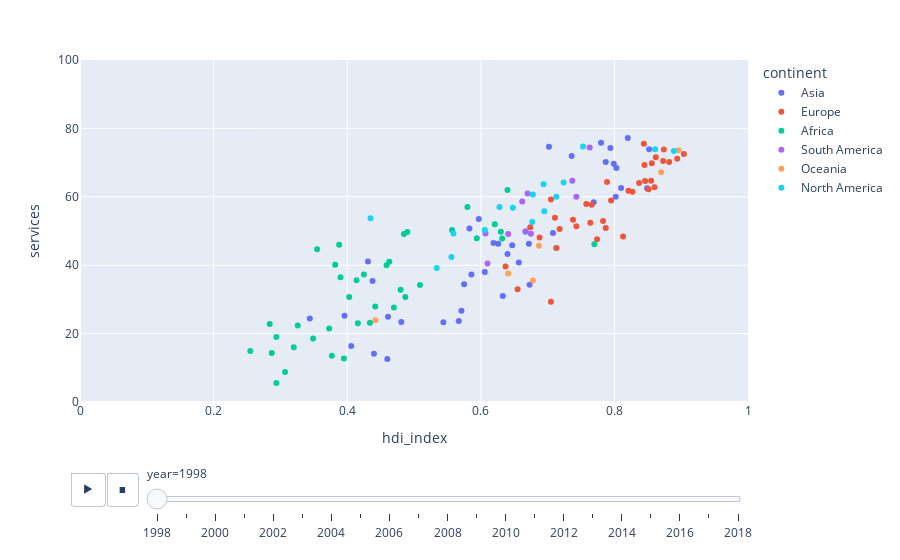

The notebook cell this image was saved under:
### Markdown cell above
## Analyse temporelles et spatiales

### Code cell
#!python -m pip install ipykernel
# Création d'un graphique qui montre l'évolution de l'IDH et du % de services en fonction de l'année
df_complet = pd.read_csv('gapminder_data_graphs.csv')
graphique = px.scatter(df_complet, x = "hdi_index",  y = "services", color = "continent", animation_frame="year", range_x=[0,1], range_y= [0, 100])
graphique.show()

### Figure 1 — Plotly figure (JSON) as saved in the notebook; plotly's stock layout.template omitted (floating-point values rounded to 4 significant figures)
{"data": [{"hovertemplate": "continent=Asia<br>year=1998<br>hdi_index=%{x}<br>services=%{y}<extra></extra>", "legendgroup": "Asia", "marker": {"color": "#636efa", "symbol": "circle"}, "mode": "markers", "name": "Asia", "orientation": "v", "showlegend": true, "type": "scatter", "x": [0.344, 0.657, 0.619, 0.787, 0.461, null, 0.794, 0.406, 0.571, 0.803, null, 0.82, 0.481, 0.586, 0.647, 0.583, 0.852, 0.849, 0.702, 0.672, 0.78, 0.606, 0.46, null, 0.708, 0.597, 0.575, 0.396, 0.44, null, 0.438, null, 0.626, 0.81, 0.736, 0.799, 0.802, 0.673, 0.544, 0.633, null, 0.64, null, 0.769, null, 0.567, 0.431], "xaxis": "x", "y": [24.4, 40.8, 46.5, 70.2, 24.9, 25.9, 74.3, 16.4, 26.7, 68.4, 41.3, 77.2, 23.4, 37.3, 45.8, 50.7, 73.9, 62.5, 74.6, 46.3, 75.8, 38, 12.6, 55.6, 49.4, 53.5, 34.4, 25.2, 14.1, 84, 35.4, 49.1, 46.3, 62.6, 71.9, 69.7, 60, 34.3, 23.3, 31, 33.2, 43.3, 29.9, 58.4, 37.4, 23.7, 41.1], "yaxis": "y"}, {"hovertemplate": "continent=Europe<br>year=1998<br>hdi_index=%{x}<br>services=%{y}<extra></extra>", "legendgroup": "Europe", "marker": {"color": "#EF553B", "symbol": "circle"}, "mode": "markers", "name": "Europe", "orientation": "v", "showlegend": true, "type": "scatter", "x": [0.655, 0.837, 0.674, 0.873, null, 0.718, 0.738, 0.783, 0.856, 0.766, 0.846, 0.845, 0.86, 0.795, 0.758, 0.855, 0.851, 0.827, 0.711, 0.743, 0.844, 0.789, 0.637, null, 0.874, null, 0.904, 0.774, 0.787, 0.705, 0.705, 0.713, 0.764, 0.813, 0.821, 0.894, 0.882, 0.688, 0.862], "xaxis": "x", "y": [33, 64, 51.1, 70.5, 43.1, 50.6, 53.3, 52.9, 69.8, 57.7, 64.6, 69.3, 62.8, 58.9, 57.9, 64.7, 62.2, 61.5, 53.9, 51.4, 75.5, 64.3, 39.6, 64.1, 73.8, 39.4, 72.5, 47.6, 50.9, 29.3, 59.2, 45, 52.4, 48.4, 61.8, 71.1, 70.2, 48.1, 71.6], "yaxis": "y"}, {"hovertemplate": "continent=Africa<br>year=1998<br>hdi_index=%{x}<br>services=%{y}<extra></extra>", "legendgroup": "Africa", "marker": {"color": "#00cc96", "symbol": "circle"}, "mode": "markers", "name": "Africa", "orientation": "v", "showlegend": true, "type": "scatter", "x": [0.621, null, 0.403, 0.58, null, 0.294, 0.434, null, 0.32, null, null, 0.349, 0.48, 0.414, 0.355, 0.594, null, 0.49, null, 0.63, 0.388, 0.487, 0.326, null, 0.463, 0.47, null, 0.77, null, 0.395, 0.294, 0.459, 0.667, 0.509, 0.287, 0.557, 0.255, null, 0.307, 0.485, 0.382, 0.284, 0.64, null, 0.39, 0.377, 0.425, 0.632, 0.373, 0.416, 0.442], "xaxis": "x", "y": [52, 53.3, 30.7, 57, 11.1, 5.59, 23.2, 54.7, 16, 15.9, 26.6, 18.6, 32.8, 35.6, 44.7, 47.9, 37.6, 49.7, 17, 49.8, 46, 30.7, 22.4, 21.5, 41, 27.6, 35.6, 46.1, 14.3, 12.7, 19, 40, 49.8, 34.2, 14.3, 50.3, 14.9, 37.9, 8.76, 49.1, 40.1, 22.8, 62, 18.8, 36.5, 13.5, 37.3, 47.8, 21.5, 23, 27.9], "yaxis": "y"}, {"hovertemplate": "continent=South America<br>year=1998<br>hdi_index=%{x}<br>services=%{y}<extra></extra>", "legendgroup": "South America", "marker": {"color": "#ab63fa", "symbol": "circle"}, "mode": "markers", "name": "South America", "orientation": "v", "showlegend": true, "type": "scatter", "x": [0.763, 0.61, 0.67, 0.743, 0.662, 0.675, 0.607, 0.641, 0.667, null, 0.737], "xaxis": "x", "y": [74.4, 40.5, 61, 60, 58.6, 49.2, 49.3, 49.1, 49.9, 68.3, 64.7], "yaxis": "y"}, {"hovertemplate": "continent=Oceania<br>year=1998<br>hdi_index=%{x}<br>services=%{y}<extra></extra>", "legendgroup": "Oceania", "marker": {"color": "#FFA15A", "symbol": "circle"}, "mode": "markers", "name": "Oceania", "orientation": "v", "showlegend": true, "type": "scatter", "x": [0.896, 0.687, 0.87, 0.442, 0.641, null, 0.678, null], "xaxis": "x", "y": [73.6, 45.7, 67.2, 23.9, 37.6, 44.2, 35.5, 30.5], "yaxis": "y"}, {"hovertemplate": "continent=North America<br>year=1998<br>hdi_index=%{x}<br>services=%{y}<extra></extra>", "legendgroup": "North America", "marker": {"color": "#19d3f3", "symbol": "circle"}, "mode": "markers", "name": "North America", "orientation": "v", "showlegend": true, "type": "scatter", "x": [null, 0.753, 0.628, 0.861, 0.713, 0.677, 0.648, 0.606, 0.534, 0.435, 0.556, 0.678, 0.695, 0.559, 0.724, null, null, 0.694, 0.889], "xaxis": "x", "y": [81.2, 74.7, 57, 73.9, 60, 52.6, 56.8, 50.3, 39.2, 53.7, 42.4, 60.7, 55.8, 49.3, 64.2, 58.1, 60.4, 63.7, 73.4], "yaxis": "y"}], "layout": {"legend": {"title": {"text": "continent"}, "tracegroupgap": 0}, "margin": {"t": 60}, "sliders": [{"active": 0, "currentvalue": {"prefix": "year="}, "len": 0.9, "pad": {"b": 10, "t": 60}, "steps": [{"args": [["1998"], {"frame": {"duration": 0, "redraw": false}, "fromcurrent": true, "mode": "immediate", "transition": {"duration": 0, "easing": "linear"}}], "label": "1998", "method": "animate"}, {"args": [["1999"], {"frame": {"duration": 0, "redraw": false}, "fromcurrent": true, "mode": "immediate", "transition": {"duration": 0, "easing": "linear"}}], "label": "1999", "method": "animate"}, {"args": [["2000"], {"frame": {"duration": 0, "redraw": false}, "fromcurrent": true, "mode": "immediate", "transition": {"duration": 0, "easing": "linear"}}], "label": "2000", "method": "animate"}, {"args": [["2001"], {"frame": {"duration": 0, "redraw": false}, "fromcurrent": true, "mode": "immediate", "transition": {"duration": 0, "easing": "linear"}}], "label": "2001", "method": "animate"}, {"args": [["2002"], {"frame": {"duration": 0, "redraw": false}, "fromcurrent": true, "mode": "immediate", "transition": {"duration": 0, "easing": "linear"}}], "label": "2002", "method": "animate"}, {"args": [["2003"], {"frame": {"duration": 0, "redraw": false}, "fromcurrent": true, "mode": "immediate", "transition": {"duration": 0, "easing": "linear"}}], "label": "2003", "method": "animate"}, {"args": [["2004"], {"frame": {"duration": 0, "redraw": false}, "fromcurrent": true, "mode": "immediate", "transition": {"duration": 0, "easing": "linear"}}], "label": "2004", "method": "animate"}, {"args": [["2005"], {"frame": {"duration": 0, "redraw": false}, "fromcurrent": true, "mode": "immediate", "transition": {"duration": 0, "easing": "linear"}}], "label": "2005", "method": "animate"}, {"args": [["2006"], {"frame": {"duration": 0, "redraw": false}, "fromcurrent": true, "mode": "immediate", "transition": {"duration": 0, "easing": "linear"}}], "label": "2006", "method": "animate"}, {"args": [["2007"], {"frame": {"duration": 0, "redraw": false}, "fromcurrent": true, "mode": "immediate", "transition": {"duration": 0, "easing": "linear"}}], "label": "2007", "method": "animate"}, {"args": [["2008"], {"frame": {"duration": 0, "redraw": false}, "fromcurrent": true, "mode": "immediate", "transition": {"duration": 0, "easing": "linear"}}], "label": "2008", "method": "animate"}, {"args": [["2009"], {"frame": {"duration": 0, "redraw": false}, "fromcurrent": true, "mode": "immediate", "transition": {"duration": 0, "easing": "linear"}}], "label": "2009", "method": "animate"}, {"args": [["2010"], {"frame": {"duration": 0, "redraw": false}, "fromcurrent": true, "mode": "immediate", "transition": {"duration": 0, "easing": "linear"}}], "label": "2010", "method": "animate"}, {"args": [["2011"], {"frame": {"duration": 0, "redraw": false}, "fromcurrent": true, "mode": "immediate", "transition": {"duration": 0, "easing": "linear"}}], "label": "2011", "method": "animate"}, {"args": [["2012"], {"frame": {"duration": 0, "redraw": false}, "fromcurrent": true, "mode": "immediate", "transition": {"duration": 0, "easing": "linear"}}], "label": "2012", "method": "animate"}, {"args": [["2013"], {"frame": {"duration": 0, "redraw": false}, "fromcurrent": true, "mode": "immediate", "transition": {"duration": 0, "easing": "linear"}}], "label": "2013", "method": "animate"}, {"args": [["2014"], {"frame": {"duration": 0, "redraw": false}, "fromcurrent": true, "mode": "immediate", "transition": {"duration": 0, "easing": "linear"}}], "label": "2014", "method": "animate"}, {"args": [["2015"], {"frame": {"duration": 0, "redraw": false}, "fromcurrent": true, "mode": "immediate", "transition": {"duration": 0, "easing": "linear"}}], "label": "2015", "method": "animate"}, {"args": [["2016"], {"frame": {"duration": 0, "redraw": false}, "fromcurrent": true, "mode": "immediate", "transition": {"duration": 0, "easing": "linear"}}], "label": "2016", "method": "animate"}, {"args": [["2017"], {"frame": {"duration": 0, "redraw": false}, "fromcurrent": true, "mode": "immediate", "transition": {"duration": 0, "easing": "linear"}}], "label": "2017", "method": "animate"}, {"args": [["2018"], {"frame": {"duration": 0, "redraw": false}, "fromcurrent": true, "mode": "immediate", "transition": {"duration": 0, "easing": "linear"}}], "label": "2018", "method": "animate"}], "x": 0.1, "xanchor": "left", "y": 0, "yanchor": "top"}], "updatemenus": [{"buttons": [{"args": [null, {"frame": {"duration": 500, "redraw": false}, "fromcurrent": true, "mode": "immediate", "transition": {"duration": 500, "easing": "linear"}}], "label": "&#9654;", "method": "animate"}, {"args": [[null], {"frame": {"duration": 0, "redraw": false}, "fromcurrent": true, "mode": "immediate", "transition": {"duration": 0, "easing": "linear"}}], "label": "&#9724;", "method": "animate"}], "direction": "left", "pad": {"r": 10, "t": 70}, "showactive": false, "type": "buttons", "x": 0.1, "xanchor": "right", "y": 0, "yanchor": "top"}], "xaxis": {"anchor": "y", "domain": [0, 1], "range": [0, 1], "title": {"text": "hdi_index"}}, "yaxis": {"anchor": "x", "domain": [0, 1], "range": [0, 100], "title": {"text": "services"}}}}
